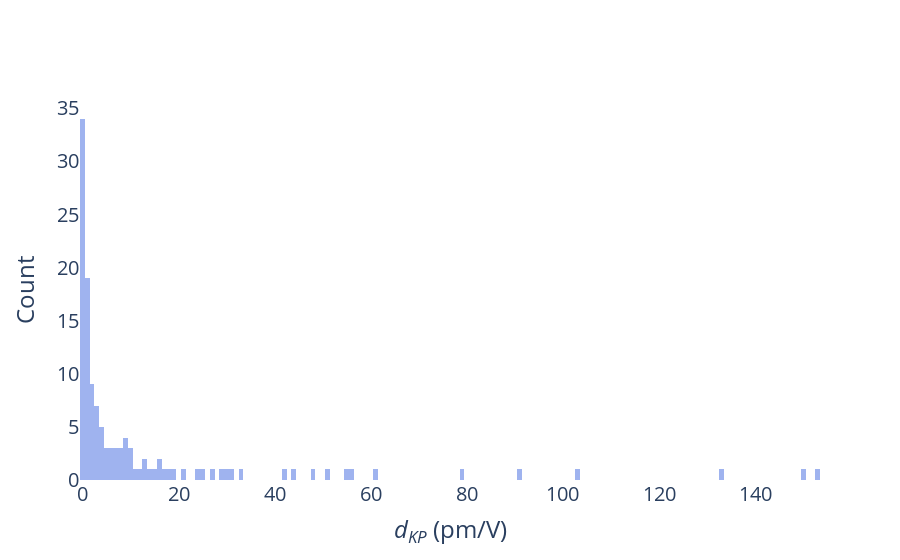
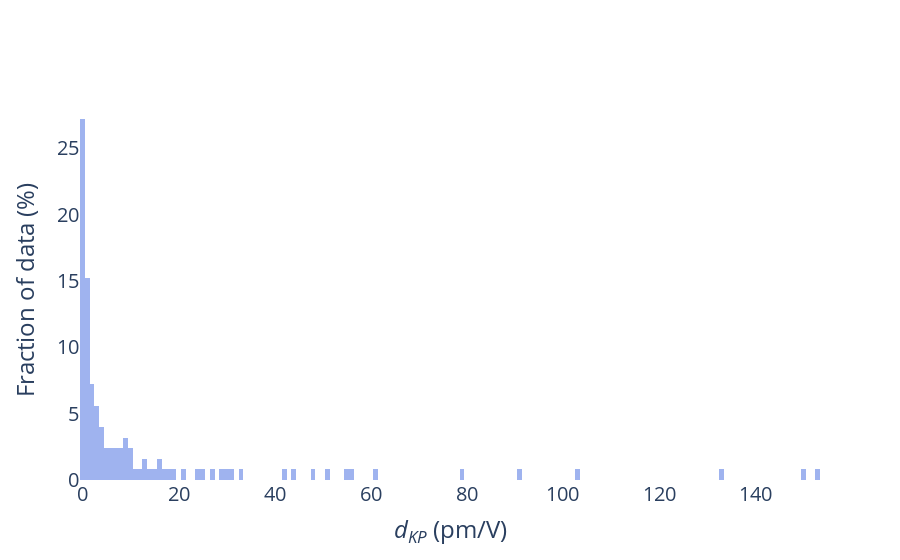
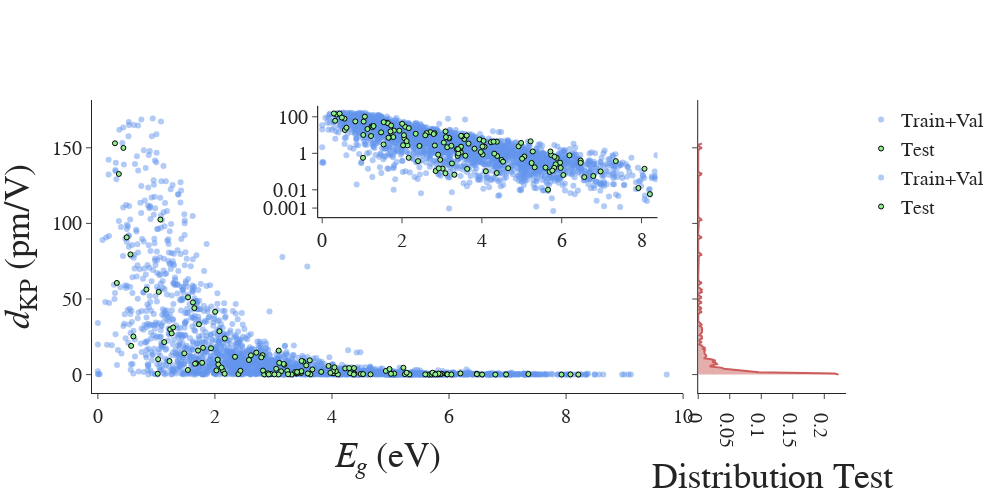

The code cell stored with these charts, in order, in its notebook:
### Code cell
df_tmp = df_dist_125.copy()

# histnorm = 'percent'
histnorm = ''
bin_size = 1.0


fig = go.Figure()

fig.add_trace(
    go.Histogram(
        x = df_tmp['dKP_full_neum'],
        histnorm=histnorm,
        xbins=dict(
            # start=0.0,
            # end=1.0,
            size=bin_size
        ),
        name='dist_250',
        marker_color = 'royalblue' 
    )
)


# Overlay both histograms
fig.update_layout(barmode='overlay')
# Reduce opacity to see both histograms
fig.update_traces(opacity=0.5)
fig.update_layout(
    # title_text='Comparison of effective frequency distribution', # title of plot
    xaxis_title_text='<i>d<sub>KP</sub></i> (pm/V)', # xaxis label
    # yaxis_title_text='Fraction of total data subset (%)', # yaxis label
    yaxis_title_text='Count', # yaxis label
    font_size=20,
    # xaxis_range=[0,1]
)

fig.update_layout(
    autosize=False,
    font_size=20,
    # width=1100,
    # height=600,
    plot_bgcolor="white",
    # template='simple_white',
)

fig.update_layout(
    legend=dict(
        yanchor='top',
        y=0.99,
        xanchor='right',
        x=0.99
    )
)

fig.show()

histnorm = 'percent'
bin_size = 1.0


fig = go.Figure()

fig.add_trace(
    go.Histogram(
        x = df_tmp['dKP_full_neum'],
        histnorm=histnorm,
        xbins=dict(
            # start=0.0,
            # end=1.0,
            size=bin_size
        ),
        name='dist_250',
        marker_color = 'royalblue' 
    )
)


# Overlay both histograms
fig.update_layout(barmode='overlay')
# Reduce opacity to see both histograms
fig.update_traces(opacity=0.5)
fig.update_layout(
    # title_text='Comparison of effective frequency distribution', # title of plot
    xaxis_title_text='<i>d<sub>KP</sub></i> (pm/V)', # xaxis label
    yaxis_title_text='Fraction of data (%)', # yaxis label
    font_size=20,
    # xaxis_range=[0,1]
)

fig.update_layout(
    autosize=False,
    font_size=20,
    # width=1100,
    # height=600,
    plot_bgcolor="white",
    # template='simple_white',
)

fig.update_layout(
    legend=dict(
        yanchor='top',
        y=0.99,
        xanchor='right',
        x=0.99
    )
)

fig.show()

# dKP-Eg-KDE with log-lin inset
# ==============================================================================================================================
fig = make_subplots(rows=1, cols=2, shared_yaxes=True, horizontal_spacing=0.02, column_widths=[0.8,0.2])

# ROW 1 COL 1 =================================================================================================================
fig.add_trace(go.Scatter(x=df_orig.drop(df_tmp.index, axis=0)['src_bandgap'],
                         y=df_orig.drop(df_tmp.index, axis=0)['dKP_full_neum'],
                         mode='markers',
                         marker=dict(
                            color="cornflowerblue",
                            opacity=0.5
                         ),
                         showlegend=True,
                         name=f'Train+Val',
                         text=[mpid for mpid in df_orig.drop(df_tmp.index, axis=0).index.values]
                         ))

fig.add_trace(go.Scatter(x=df_tmp['src_bandgap'],
                         y=df_tmp['dKP_full_neum'],
                         mode='markers',
                         marker = dict(symbol='circle',
                                       size=5,
                                       color = 'lightgreen',
                                       showscale=False,
                                       line=dict(width=1, color="black")
                                       ),
                         showlegend=True,
                         name=f'Test',
                         text=[mpid for mpid in df_tmp.index.values]
                         ))


# AXES
fig.update_xaxes(title = '<i>E<sub>g</sub></i> (eV)',
                 title_font_size=36,
                 range = [-0.1, 10.0],
                 row=1, col=1)
fig.update_yaxes(title = '<i>d</i><sub>KP</sub> (pm/V)',
                 title_font_size=36)


fig.update_layout(font={'family':'Arial', 'size': 20},
                 )

# ROW 1 COL 2 =================================================================================================================
density = gaussian_kde(np.reshape(df_tmp['dKP_full_neum'].values, (1,len(df_tmp))))
density.covariance_factor = lambda : .02 #Smoothing parameter
density._compute_covariance()

x_vals = np.linspace(min(df_tmp['dKP_full_neum'].values),
                     max(df_tmp['dKP_full_neum'].values),
                     200) # Specifying the limits of our data
kde_dist = density(x_vals)

fig.add_trace(go.Scatter(x=kde_dist, 
                         y=x_vals, 
                         mode='lines', 
                         marker_color='indianred',
                         fill='tozerox',
                         showlegend=False),
              row=1, col=2)

fig.update_xaxes(title = 'Distribution Test',
                 title_font_size=36,
                 row=1, col=2)
fig.update_yaxes(title = '', row=1, col=2)

# INSET =======================================================================================================================
inset = copy.deepcopy(fig.data[0])
inset.xaxis = 'x3'
inset.yaxis = 'y3'

inset_candidates_v1 = copy.deepcopy(fig.data[1])
inset_candidates_v1.xaxis = 'x3'
inset_candidates_v1.yaxis = 'y3'
inset


fig.update_layout(
    xaxis3=dict(domain      = [0.30, 0.75],
                anchor      = 'y3',
                range       = [-0.1, 8.4],
                linecolor   = 'black'
               ),
    yaxis3=dict(domain      = [0.60, 0.98],
                anchor      = 'x3',
                range       = [-3.5, 2.6],
                type        = 'log',
                tickvals    = [0.001, 0.01, 1, 100],
                linecolor   = 'black'
    ))

fig.add_trace(inset)
fig.add_trace(inset_candidates_v1)

fig.update_xaxes(showspikes=True, spikecolor="gray", spikethickness=2, spikesnap="cursor", spikemode="across")
fig.update_yaxes(showspikes=True, spikecolor="gray", spikethickness=2, spikesnap="cursor", spikemode='across')
fig.update_layout(hoverdistance=5)

# THEME OF GRAPH
fig.update_layout(template='simple_white')

fig.update_layout(
    width=1000,
    height=500
)

fig.show()

### Figure 1 — Plotly figure (JSON) as saved in the notebook; plotly's stock layout.template omitted (floating-point values rounded to 4 significant figures)
{"data": [{"histnorm": "", "marker": {"color": "royalblue"}, "name": "dist_250", "opacity": 0.5, "type": "histogram", "x": [1.116, 2.158, 0.01013, 0.7255, 0.08069, 4.086, 0.7158, 0.09656, 2.733, 10.16, 7.526, 6.72, 0.1045, 0.8595, 0.3089, 14.05, 1.927, 7.802, 1.671, 0.1074, 0.4404, 0.5667, 6.498, 60.61, 132.7, 3.059, 28.67, 41.54, 15.88, 0.3758, 0.1422, 2.575, 2.536, 0.568, 6.088, 2.297, 47.75, 0.5593, 29.92, 27.28, 0.1452, 2.775, 2.416, 0.2478, 102.5, 0.9609, 21.48, 19.01, 2.679, 17.72, 25.22, 149.9, 79.48, 7.074, 0.8145, 0.1531, 5.73, 0.1658, 31.2, 0.4037, 8.9, 3.888, 0.1602, 0.171, 2.372, 0.6697, 0.9893, 23.85, 0.2947, 0.8428, 1.802, 17.41, 0.5056, 0.4343, 0.08345, 153.0, 0.1493, 90.79, 56.28, 0.6487, 3.723, 0.06715, 11.76, 0.7788, 0.1023, 14.51, 4.544, 0.1593, 0.3006, 4.795, 4.642, 43.97, 0.3751, 12.83, 0.3484, 0.00583, 0.01259, 3.414, 15.89, 4.32, 12.75, 11.37, 4.324, 1.263, 9.859, 0.06453, 8.574, 0.1402, 9.691, 0.04986, 9.062, 2.31, 7.162, 33.28, 1.707, 0.7387, 0.05694, 9.426, 0.1132, 1.262, 0.2783, 7.753, 1.171, 54.69, 51.1], "xbins": {"size": 1}}], "layout": {"autosize": false, "barmode": "overlay", "font": {"size": 20}, "legend": {"x": 0.99, "xanchor": "right", "y": 0.99, "yanchor": "top"}, "plot_bgcolor": "white", "xaxis": {"title": {"text": "<i>d<sub>KP</sub></i> (pm/V)"}}, "yaxis": {"title": {"text": "Count"}}}}

### Figure 2 — Plotly figure (JSON) as saved in the notebook; plotly's stock layout.template omitted (floating-point values rounded to 4 significant figures)
{"data": [{"histnorm": "percent", "marker": {"color": "royalblue"}, "name": "dist_250", "opacity": 0.5, "type": "histogram", "x": [1.116, 2.158, 0.01013, 0.7255, 0.08069, 4.086, 0.7158, 0.09656, 2.733, 10.16, 7.526, 6.72, 0.1045, 0.8595, 0.3089, 14.05, 1.927, 7.802, 1.671, 0.1074, 0.4404, 0.5667, 6.498, 60.61, 132.7, 3.059, 28.67, 41.54, 15.88, 0.3758, 0.1422, 2.575, 2.536, 0.568, 6.088, 2.297, 47.75, 0.5593, 29.92, 27.28, 0.1452, 2.775, 2.416, 0.2478, 102.5, 0.9609, 21.48, 19.01, 2.679, 17.72, 25.22, 149.9, 79.48, 7.074, 0.8145, 0.1531, 5.73, 0.1658, 31.2, 0.4037, 8.9, 3.888, 0.1602, 0.171, 2.372, 0.6697, 0.9893, 23.85, 0.2947, 0.8428, 1.802, 17.41, 0.5056, 0.4343, 0.08345, 153.0, 0.1493, 90.79, 56.28, 0.6487, 3.723, 0.06715, 11.76, 0.7788, 0.1023, 14.51, 4.544, 0.1593, 0.3006, 4.795, 4.642, 43.97, 0.3751, 12.83, 0.3484, 0.00583, 0.01259, 3.414, 15.89, 4.32, 12.75, 11.37, 4.324, 1.263, 9.859, 0.06453, 8.574, 0.1402, 9.691, 0.04986, 9.062, 2.31, 7.162, 33.28, 1.707, 0.7387, 0.05694, 9.426, 0.1132, 1.262, 0.2783, 7.753, 1.171, 54.69, 51.1], "xbins": {"size": 1}}], "layout": {"autosize": false, "barmode": "overlay", "font": {"size": 20}, "legend": {"x": 0.99, "xanchor": "right", "y": 0.99, "yanchor": "top"}, "plot_bgcolor": "white", "xaxis": {"title": {"text": "<i>d<sub>KP</sub></i> (pm/V)"}}, "yaxis": {"title": {"text": "Fraction of data (%)"}}}}

### Figure 3 — Plotly figure (JSON) as saved in the notebook; plotly's stock layout.template omitted (floating-point values rounded to 4 significant figures; data arrays with more than 128 entries replaced by an {"elided": "..."} marker saying what was removed)
{"data": [{"marker": {"color": "cornflowerblue", "opacity": 0.5}, "mode": "markers", "name": "Train+Val", "showlegend": true, "text": {"elided": "2501 str values"}, "type": "scatter", "x": {"elided": "2501 float values"}, "y": {"elided": "2501 float values"}}, {"marker": {"color": "lightgreen", "line": {"color": "black", "width": 1}, "showscale": false, "size": 5, "symbol": "circle"}, "mode": "markers", "name": "Test", "showlegend": true, "text": ["mp-552663", "mp-753401", "mp-23363", "mp-559961", "mp-17066", "mp-29155", "mp-542931", "mp-27316", "mp-6126", "mp-997027", "mp-21521", "mp-8673", "mp-23280", "mp-561664", "mp-23794", "mp-756570", "mp-27987", "mp-550959", "mp-556719", "mp-27914", "mp-29524", "mp-504908", "mp-559065", "mp-769218", "mp-570213", "mp-1023936", "mp-560588", "mp-1222661", "mp-1227993", "mp-567246", "mp-1184796", "mp-1217830", "mp-774907", "mp-672158", "mp-1228522", "mp-504910", "mp-568802", "mp-1222565", "mp-33723", "mp-1227512", "mp-1189731", "mp-28089", "mp-36779", "mp-560521", "mp-571195", "mp-1208039", "mp-1224376", "mp-1219501", "mp-1218158", "mp-17207", "agm003202330", "agm002254137", "agm002186848", "agm002224787", "agm002153716", "mp-1195571", "mp-998230", "mp-1223489", "mp-1029932", "mp-28473", "mp-1228745", "mp-1029652", "mp-985293", "mp-1019889", "mp-1227994", "agm002156258", "mp-559373", "mp-1215615", "mp-1219293", "mp-560699", "agm002156599", "mp-1078049", "mp-554002", "mp-1226863", "agm002848041", "agm002336867", "mp-1222496", "agm003160584", "mp-568328", "agm002137965", "agm002074655", "agm2000085596", "agm005539186", "agm002073755", "agm002149208", "agm002225219", "agm003713453", "agm1000019508", "agm2000011039", "agm005769288", "agm005112928", "agm001266143", "agm005955873", "agm002077911", "agm002097562", "agm2000016398", "agm2000145156", "agm002056302", "agm002190330", "mp-685097", "agm003464867", "agm003204906", "agm002072309", "agm003612680", "agm002128787", "agm2000128632", "agm005882580", "agm003743952", "mp-1029408", "agm2000084944", "mp-998591", "agm004958126", "agm002233061", "agm005605704", "mp-1220818", "mp-761842", "mp-14568", "agm004947354", "agm006056059", "mp-32959", "agm002091778", "agm004951594", "agm002079795", "agm002018585", "agm004786105"], "type": "scatter", "x": [3.471, 3.132, 5.659, 3.393, 3.088, 4.226, 4.382, 5.699, 2.137, 1.03, 1.681, 2.059, 4.101, 4.018, 5.959, 1.477, 3.457, 1.781, 3.373, 2.843, 2.958, 1.023, 3.186, 0.3245, 0.3587, 1.538, 2.078, 2.004, 3.091, 2.402, 8.075, 3.236, 2.436, 2.166, 3.56, 4.067, 1.625, 5.874, 1.236, 1.261, 3.016, 2.026, 4.92, 5.849, 1.069, 4.311, 1.134, 0.5688, 2.821, 1.798, 0.6074, 0.4369, 0.5569, 3.174, 5.737, 4.659, 3.942, 5.594, 1.287, 6.475, 1.224, 3.047, 5.811, 5.323, 4.016, 5.064, 3.411, 2.169, 5.246, 2.904, 3.816, 1.933, 5.008, 4.493, 4.373, 0.2923, 2.921, 0.4931, 0.8293, 5.821, 4.983, 3.311, 2.343, 6.194, 6.975, 2.708, 5.221, 5.974, 6.475, 4.042, 2.115, 1.649, 7.356, 2.814, 4.531, 8.21, 7.922, 3.665, 1.711, 4.376, 2.615, 2.792, 4.294, 5.717, 2.048, 6.04, 3.508, 3.632, 2.582, 6.566, 3.48, 3.478, 1.661, 1.728, 3.404, 3.587, 6.79, 3.621, 5.766, 5.275, 3.25, 3.099, 3.974, 1.04, 1.541], "y": [1.116, 2.158, 0.01013, 0.7255, 0.08069, 4.086, 0.7158, 0.09656, 2.733, 10.16, 7.526, 6.72, 0.1045, 0.8595, 0.3089, 14.05, 1.927, 7.802, 1.671, 0.1074, 0.4404, 0.5667, 6.498, 60.61, 132.7, 3.059, 28.67, 41.54, 15.88, 0.3758, 0.1422, 2.575, 2.536, 0.568, 6.088, 2.297, 47.75, 0.5593, 29.92, 27.28, 0.1452, 2.775, 2.416, 0.2478, 102.5, 0.9609, 21.48, 19.01, 2.679, 17.72, 25.22, 149.9, 79.48, 7.074, 0.8145, 0.1531, 5.73, 0.1658, 31.2, 0.4037, 8.9, 3.888, 0.1602, 0.171, 2.372, 0.6697, 0.9893, 23.85, 0.2947, 0.8428, 1.802, 17.41, 0.5056, 0.4343, 0.08345, 153.0, 0.1493, 90.79, 56.28, 0.6487, 3.723, 0.06715, 11.76, 0.7788, 0.1023, 14.51, 4.544, 0.1593, 0.3006, 4.795, 4.642, 43.97, 0.3751, 12.83, 0.3484, 0.00583, 0.01259, 3.414, 15.89, 4.32, 12.75, 11.37, 4.324, 1.263, 9.859, 0.06453, 8.574, 0.1402, 9.691, 0.04986, 9.062, 2.31, 7.162, 33.28, 1.707, 0.7387, 0.05694, 9.426, 0.1132, 1.262, 0.2783, 7.753, 1.171, 54.69, 51.1]}, {"fill": "tozerox", "marker": {"color": "indianred"}, "mode": "lines", "showlegend": false, "type": "scatter", "x": {"elided": "200 float values"}, "xaxis": "x2", "y": {"elided": "200 float values"}, "yaxis": "y2"}, {"marker": {"color": "cornflowerblue", "opacity": 0.5}, "mode": "markers", "name": "Train+Val", "showlegend": true, "text": {"elided": "2501 str values"}, "type": "scatter", "x": {"elided": "2501 float values"}, "xaxis": "x3", "y": {"elided": "2501 float values"}, "yaxis": "y3"}, {"marker": {"color": "lightgreen", "line": {"color": "black", "width": 1}, "showscale": false, "size": 5, "symbol": "circle"}, "mode": "markers", "name": "Test", "showlegend": true, "text": ["mp-552663", "mp-753401", "mp-23363", "mp-559961", "mp-17066", "mp-29155", "mp-542931", "mp-27316", "mp-6126", "mp-997027", "mp-21521", "mp-8673", "mp-23280", "mp-561664", "mp-23794", "mp-756570", "mp-27987", "mp-550959", "mp-556719", "mp-27914", "mp-29524", "mp-504908", "mp-559065", "mp-769218", "mp-570213", "mp-1023936", "mp-560588", "mp-1222661", "mp-1227993", "mp-567246", "mp-1184796", "mp-1217830", "mp-774907", "mp-672158", "mp-1228522", "mp-504910", "mp-568802", "mp-1222565", "mp-33723", "mp-1227512", "mp-1189731", "mp-28089", "mp-36779", "mp-560521", "mp-571195", "mp-1208039", "mp-1224376", "mp-1219501", "mp-1218158", "mp-17207", "agm003202330", "agm002254137", "agm002186848", "agm002224787", "agm002153716", "mp-1195571", "mp-998230", "mp-1223489", "mp-1029932", "mp-28473", "mp-1228745", "mp-1029652", "mp-985293", "mp-1019889", "mp-1227994", "agm002156258", "mp-559373", "mp-1215615", "mp-1219293", "mp-560699", "agm002156599", "mp-1078049", "mp-554002", "mp-1226863", "agm002848041", "agm002336867", "mp-1222496", "agm003160584", "mp-568328", "agm002137965", "agm002074655", "agm2000085596", "agm005539186", "agm002073755", "agm002149208", "agm002225219", "agm003713453", "agm1000019508", "agm2000011039", "agm005769288", "agm005112928", "agm001266143", "agm005955873", "agm002077911", "agm002097562", "agm2000016398", "agm2000145156", "agm002056302", "agm002190330", "mp-685097", "agm003464867", "agm003204906", "agm002072309", "agm003612680", "agm002128787", "agm2000128632", "agm005882580", "agm003743952", "mp-1029408", "agm2000084944", "mp-998591", "agm004958126", "agm002233061", "agm005605704", "mp-1220818", "mp-761842", "mp-14568", "agm004947354", "agm006056059", "mp-32959", "agm002091778", "agm004951594", "agm002079795", "agm002018585", "agm004786105"], "type": "scatter", "x": [3.471, 3.132, 5.659, 3.393, 3.088, 4.226, 4.382, 5.699, 2.137, 1.03, 1.681, 2.059, 4.101, 4.018, 5.959, 1.477, 3.457, 1.781, 3.373, 2.843, 2.958, 1.023, 3.186, 0.3245, 0.3587, 1.538, 2.078, 2.004, 3.091, 2.402, 8.075, 3.236, 2.436, 2.166, 3.56, 4.067, 1.625, 5.874, 1.236, 1.261, 3.016, 2.026, 4.92, 5.849, 1.069, 4.311, 1.134, 0.5688, 2.821, 1.798, 0.6074, 0.4369, 0.5569, 3.174, 5.737, 4.659, 3.942, 5.594, 1.287, 6.475, 1.224, 3.047, 5.811, 5.323, 4.016, 5.064, 3.411, 2.169, 5.246, 2.904, 3.816, 1.933, 5.008, 4.493, 4.373, 0.2923, 2.921, 0.4931, 0.8293, 5.821, 4.983, 3.311, 2.343, 6.194, 6.975, 2.708, 5.221, 5.974, 6.475, 4.042, 2.115, 1.649, 7.356, 2.814, 4.531, 8.21, 7.922, 3.665, 1.711, 4.376, 2.615, 2.792, 4.294, 5.717, 2.048, 6.04, 3.508, 3.632, 2.582, 6.566, 3.48, 3.478, 1.661, 1.728, 3.404, 3.587, 6.79, 3.621, 5.766, 5.275, 3.25, 3.099, 3.974, 1.04, 1.541], "xaxis": "x3", "y": [1.116, 2.158, 0.01013, 0.7255, 0.08069, 4.086, 0.7158, 0.09656, 2.733, 10.16, 7.526, 6.72, 0.1045, 0.8595, 0.3089, 14.05, 1.927, 7.802, 1.671, 0.1074, 0.4404, 0.5667, 6.498, 60.61, 132.7, 3.059, 28.67, 41.54, 15.88, 0.3758, 0.1422, 2.575, 2.536, 0.568, 6.088, 2.297, 47.75, 0.5593, 29.92, 27.28, 0.1452, 2.775, 2.416, 0.2478, 102.5, 0.9609, 21.48, 19.01, 2.679, 17.72, 25.22, 149.9, 79.48, 7.074, 0.8145, 0.1531, 5.73, 0.1658, 31.2, 0.4037, 8.9, 3.888, 0.1602, 0.171, 2.372, 0.6697, 0.9893, 23.85, 0.2947, 0.8428, 1.802, 17.41, 0.5056, 0.4343, 0.08345, 153.0, 0.1493, 90.79, 56.28, 0.6487, 3.723, 0.06715, 11.76, 0.7788, 0.1023, 14.51, 4.544, 0.1593, 0.3006, 4.795, 4.642, 43.97, 0.3751, 12.83, 0.3484, 0.00583, 0.01259, 3.414, 15.89, 4.32, 12.75, 11.37, 4.324, 1.263, 9.859, 0.06453, 8.574, 0.1402, 9.691, 0.04986, 9.062, 2.31, 7.162, 33.28, 1.707, 0.7387, 0.05694, 9.426, 0.1132, 1.262, 0.2783, 7.753, 1.171, 54.69, 51.1], "yaxis": "y3"}], "layout": {"font": {"family": "Arial", "size": 20}, "height": 500, "hoverdistance": 5, "width": 1000, "xaxis": {"anchor": "y", "domain": [0, 0.784], "range": [-0.1, 10], "showspikes": true, "spikecolor": "gray", "spikemode": "across", "spikesnap": "cursor", "spikethickness": 2, "title": {"font": {"size": 36}, "text": "<i>E<sub>g</sub></i> (eV)"}}, "xaxis2": {"anchor": "y2", "domain": [0.804, 1], "showspikes": true, "spikecolor": "gray", "spikemode": "across", "spikesnap": "cursor", "spikethickness": 2, "title": {"font": {"size": 36}, "text": "Distribution Test"}}, "xaxis3": {"anchor": "y3", "domain": [0.3, 0.75], "linecolor": "black", "range": [-0.1, 8.4], "showspikes": true, "spikecolor": "gray", "spikemode": "across", "spikesnap": "cursor", "spikethickness": 2}, "yaxis": {"anchor": "x", "domain": [0, 1], "showspikes": true, "spikecolor": "gray", "spikemode": "across", "spikesnap": "cursor", "spikethickness": 2, "title": {"font": {"size": 36}, "text": "<i>d</i><sub>KP</sub> (pm/V)"}}, "yaxis2": {"anchor": "x2", "domain": [0, 1], "matches": "y", "showspikes": true, "showticklabels": false, "spikecolor": "gray", "spikemode": "across", "spikesnap": "cursor", "spikethickness": 2, "title": {"text": ""}}, "yaxis3": {"anchor": "x3", "domain": [0.6, 0.98], "linecolor": "black", "range": [-3.5, 2.6], "showspikes": true, "spikecolor": "gray", "spikemode": "across", "spikesnap": "cursor", "spikethickness": 2, "tickvals": [0.001, 0.01, 1, 100], "type": "log"}}}
